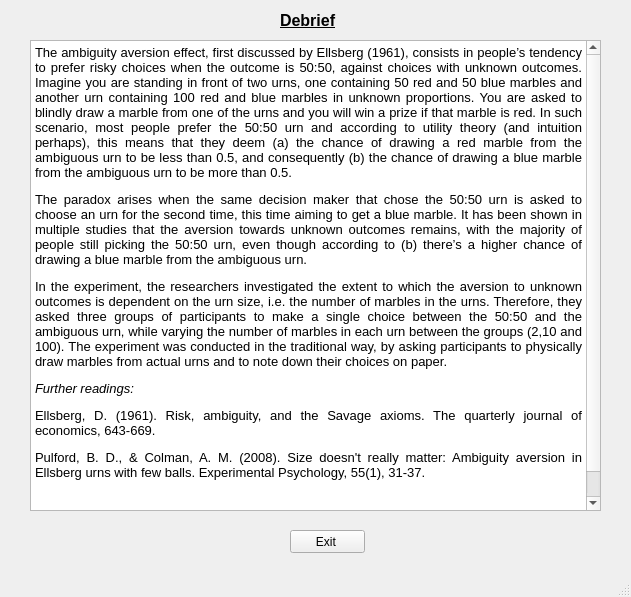
<?xml version="1.0" encoding="UTF-8"?>
<ui version="4.0">
 <class>MainWindow</class>
 <widget class="QMainWindow" name="MainWindow">
  <property name="geometry">
   <rect>
    <x>0</x>
    <y>0</y>
    <width>631</width>
    <height>597</height>
   </rect>
  </property>
  <property name="windowTitle">
   <string>MainWindow</string>
  </property>
  <widget class="QWidget" name="centralwidget">
   <widget class="QLabel" name="DebriefLabel">
    <property name="geometry">
     <rect>
      <x>280</x>
      <y>10</y>
      <width>61</width>
      <height>21</height>
     </rect>
    </property>
    <property name="font">
     <font>
      <pointsize>12</pointsize>
      <weight>75</weight>
      <bold>true</bold>
      <underline>true</underline>
     </font>
    </property>
    <property name="text">
     <string>Debrief</string>
    </property>
   </widget>
   <widget class="QTextBrowser" name="textBrowser">
    <property name="geometry">
     <rect>
      <x>30</x>
      <y>40</y>
      <width>571</width>
      <height>471</height>
     </rect>
    </property>
    <property name="html">
     <string>&lt;!DOCTYPE HTML PUBLIC &quot;-//W3C//DTD HTML 4.0//EN&quot; &quot;http://www.w3.org/TR/REC-html40/strict.dtd&quot;&gt;
&lt;html&gt;&lt;head&gt;&lt;meta name=&quot;qrichtext&quot; content=&quot;1&quot; /&gt;&lt;style type=&quot;text/css&quot;&gt;
p, li { white-space: pre-wrap; }
&lt;/style&gt;&lt;/head&gt;&lt;body style=&quot; font-family:'MS Shell Dlg 2'; font-size:8.25pt; font-weight:400; font-style:normal;&quot;&gt;
&lt;p align=&quot;justify&quot; style=&quot; margin-top:12px; margin-bottom:12px; margin-left:0px; margin-right:0px; -qt-block-indent:0; text-indent:0px;&quot;&gt;&lt;span style=&quot; font-size:10pt;&quot;&gt;The ambiguity aversion effect, first discussed by Ellsberg (1961), consists in people’s tendency to prefer risky choices when the outcome is 50:50, against choices with unknown outcomes. Imagine you are standing in front of two urns, one containing 50 red and 50 blue marbles and another urn containing 100 red and blue marbles in unknown proportions. You are asked to blindly draw a marble from one of the urns and you will win a prize if that marble is red. In such scenario, most people prefer the 50:50 urn and according to utility theory (and intuition perhaps), this means that they deem (a) the chance of drawing a red marble from the ambiguous urn to be less than 0.5, and consequently (b) the chance of drawing a blue marble from the ambiguous urn to be more than 0.5. &lt;/span&gt;&lt;/p&gt;
&lt;p align=&quot;justify&quot; style=&quot; margin-top:12px; margin-bottom:12px; margin-left:0px; margin-right:0px; -qt-block-indent:0; text-indent:0px;&quot;&gt;&lt;span style=&quot; font-size:10pt;&quot;&gt;The paradox arises when the same decision maker that chose the 50:50 urn is asked to choose an urn for the second time, this time aiming to get a blue marble. It has been shown in multiple studies that the aversion towards unknown outcomes remains, with the majority of people still picking the 50:50 urn, even though according to (b) there’s a higher chance of drawing a blue marble from the ambiguous urn. &lt;/span&gt;&lt;/p&gt;
&lt;p align=&quot;justify&quot; style=&quot; margin-top:12px; margin-bottom:12px; margin-left:0px; margin-right:0px; -qt-block-indent:0; text-indent:0px;&quot;&gt;&lt;span style=&quot; font-size:10pt;&quot;&gt;In the experiment, the researchers investigated the extent to which the aversion to unknown outcomes is dependent on the urn size, i.e. the number of marbles in the urns. Therefore, they asked three groups of participants to make a single choice between the 50:50 and the ambiguous urn, while varying the number of marbles in each urn between the groups (2,10 and 100). The experiment was conducted in the traditional way, by asking participants to physically draw marbles from actual urns and to note down their choices on paper. &lt;/span&gt;&lt;/p&gt;
&lt;p align=&quot;justify&quot; style=&quot; margin-top:12px; margin-bottom:12px; margin-left:0px; margin-right:0px; -qt-block-indent:0; text-indent:0px;&quot;&gt;&lt;span style=&quot; font-size:10pt; font-style:italic;&quot;&gt;Further readings:&lt;/span&gt;&lt;span style=&quot; font-size:10pt;&quot;&gt; &lt;/span&gt;&lt;/p&gt;
&lt;p align=&quot;justify&quot; style=&quot; margin-top:12px; margin-bottom:12px; margin-left:0px; margin-right:0px; -qt-block-indent:0; text-indent:0px;&quot;&gt;&lt;span style=&quot; font-size:10pt;&quot;&gt;Ellsberg, D. (1961). Risk, ambiguity, and the Savage axioms. The quarterly journal of economics, 643-669. &lt;/span&gt;&lt;/p&gt;
&lt;p align=&quot;justify&quot; style=&quot; margin-top:12px; margin-bottom:12px; margin-left:0px; margin-right:0px; -qt-block-indent:0; text-indent:0px;&quot;&gt;&lt;span style=&quot; font-size:10pt;&quot;&gt;Pulford, B. D., &amp;amp; Colman, A. M. (2008). Size doesn't really matter: Ambiguity aversion in Ellsberg urns with few balls. Experimental Psychology, 55(1), 31-37. &lt;/span&gt;&lt;/p&gt;
&lt;p align=&quot;justify&quot; style=&quot; margin-top:12px; margin-bottom:12px; margin-left:0px; margin-right:0px; -qt-block-indent:0; text-indent:0px;&quot;&gt;&lt;span style=&quot; font-size:10pt;&quot;&gt;  &lt;/span&gt;&lt;/p&gt;
&lt;p align=&quot;center&quot; style=&quot; margin-top:12px; margin-bottom:12px; margin-left:0px; margin-right:0px; -qt-block-indent:0; text-indent:0px;&quot;&gt;&lt;span style=&quot; font-size:10pt;&quot;&gt;Thank you for your cooperation and completing our study! &lt;/span&gt;&lt;/p&gt;&lt;/body&gt;&lt;/html&gt;</string>
    </property>
   </widget>
   <widget class="QPushButton" name="pushButton">
    <property name="geometry">
     <rect>
      <x>290</x>
      <y>530</y>
      <width>75</width>
      <height>23</height>
     </rect>
    </property>
    <property name="text">
     <string>Exit </string>
    </property>
   </widget>
  </widget>
  <widget class="QMenuBar" name="menubar">
   <property name="geometry">
    <rect>
     <x>0</x>
     <y>0</y>
     <width>631</width>
     <height>21</height>
    </rect>
   </property>
  </widget>
  <widget class="QStatusBar" name="statusbar"/>
 </widget>
 <resources/>
 <connections/>
</ui>
